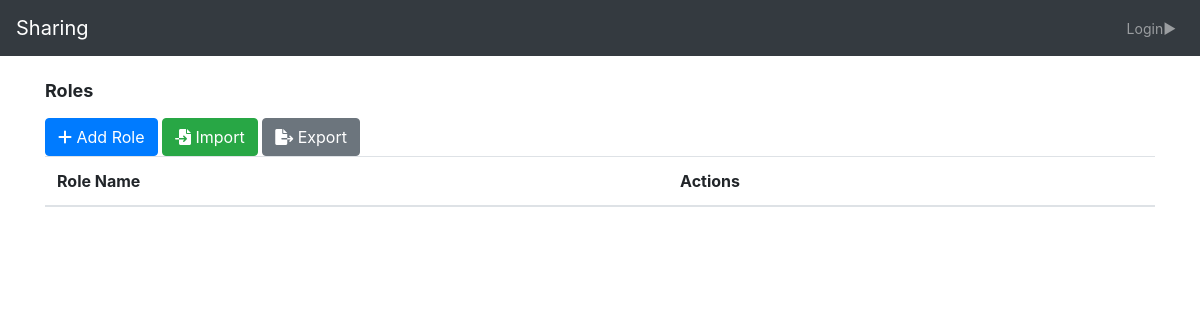
Page /role/roles/ on the earlier database version.
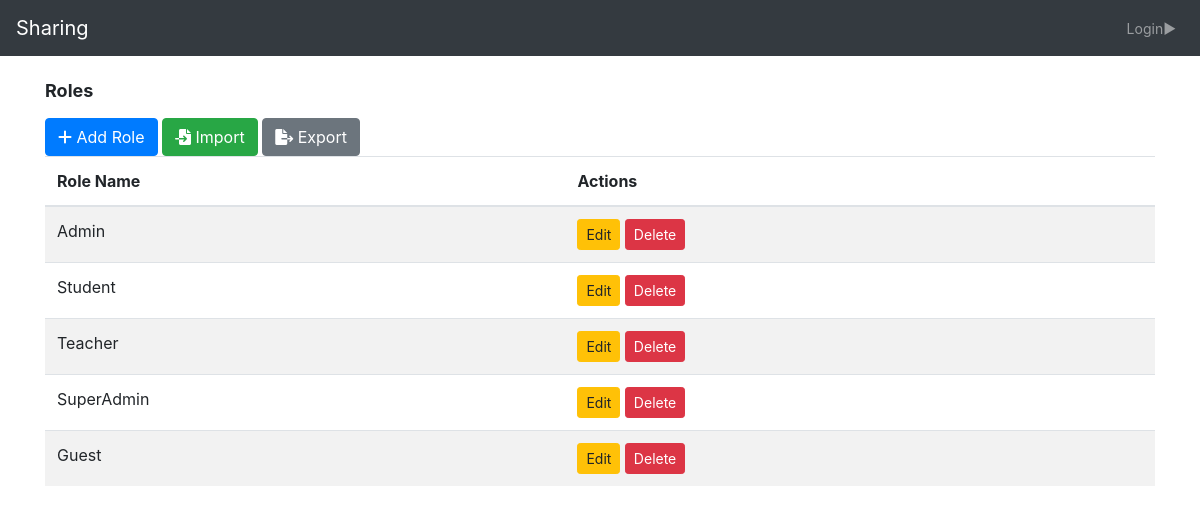
Same page on the later database version.
### role/models.py (models this page shows, shortened)
class Role(models.Model):
    role_name = models.CharField(max_length=255)

### role/views.py (the view)
# urls.py: path('roles/', views.role_list, name='role_list'),
def role_list(request):
    roles = Role.objects.all()  # Lấy danh sách các role
    form = ExcelImportForm()
    return render(request, 'role_list.html', { 'roles': roles, 'form': form})

### role/templates/role_list.html (shortened to what this page needs)
{% extends 'base.html' %}
{% load static %}
{% block content %}
<div class="container mt-4">
    <h2>Roles</h2>
    <div class="mt-3">
      <a href="{% url 'role:role_add' %}" class="btn btn-primary" title="Add New Role" data-toggle="tooltip">
        <i class="fas fa-plus"></i> Add Role
      </a>
      <button class="btn btn-success" title="Import Roles from Excel" data-toggle="modal" data-target="#importModal" data-toggle="tooltip">
        <i class="fas fa-file-import"></i> Import
      </button>
      <a href="{% url 'role:export_roles' %}" class="btn btn-secondary" title="Export Roles to Excel" data-toggle="tooltip">
        <i class="fas fa-file-export"></i> Export
      </a>
    </div>
    <table class="table table-striped">
        <thead>
            <tr>
                <th>Role Name</th>
                <th>Actions</th>
            </tr>
        </thead>
        <tbody>
            {% for role in roles %}
            <tr>
                <td>{{ role.role_name }}</td>
                <td>
                    <a href="{% url 'role:role_edit' role.pk %}" class="btn btn-warning btn-sm">Edit</a>
                    <a href="{% url 'role:role_delete' role.pk %}" class="btn btn-danger btn-sm">Delete</a>
                </td>
            </tr>
            {% endfor %}
        </tbody>
    </table>
</div>
{% endblock %}

### courses/templates/base.html (shortened to what this page needs)
{% load static %}
<!DOCTYPE html>
<html lang="en">
<head>
    <link rel="stylesheet" href="https://maxcdn.bootstrapcdn.com/bootstrap/4.5.2/css/bootstrap.min.css">
    <link rel="stylesheet" href="https://cdnjs.cloudflare.com/ajax/libs/font-awesome/6.0.0-beta3/css/all.min.css">
    <link rel="stylesheet" href="{% static 'css/styles.css' %}">
</head>
<body>
    <header>
        <nav class="navbar navbar-expand-lg navbar-dark bg-dark">
            <a class="navbar-brand" href="{% url 'courses:home' %}">Sharing</a>
            <div class="collapse navbar-collapse">
                <ul class="navbar-nav ml-auto">
                    {% if user.is_authenticated %}
                        {% comment %} <li class="nav-item">
                            <a class="nav-link" href="{% url 'user:user_list' %}">Users</a>
                        </li>
                        <li class="nav-item">
                            <a class="nav-link" href="{% url 'role:role_list' %}">Roles</a>
                        </li> {% endcomment %}
                        <li class="nav-item">
                            <form method="post" action="{% url 'user:logout' %}">
                                {% csrf_token %}
                                <button type="submit" class="btn btn-link nav-link" style="color: white;">Logout</button>
                            </form>
                        </li>
                    {% else %}
                        <li class="nav-item">
                            <a class="nav-link" href="{% url 'user:login' %}">Login</a>
                        </li>
                    {% endif %}
                </ul>
            </div>
        </nav>
    </header>
    <main>
        {% block content %}{% endblock %}
    </main>
</body>
</html>

### courses/static/css/styles.css (style rules this page uses)
.nav-link { color: white; }
h2 { font-size: 18px; font-weight: bold; }
.nav-link { font-size: 14px; font-weight: normal; }
.nav-link::after { content: '\25B6'; float: right; }

Differences in the rows shown:
added Role: role_name "Admin"
added Role: role_name "Student"
added Role: role_name "Teacher"
added Role: role_name "SuperAdmin"
added Role: role_name "Guest"
